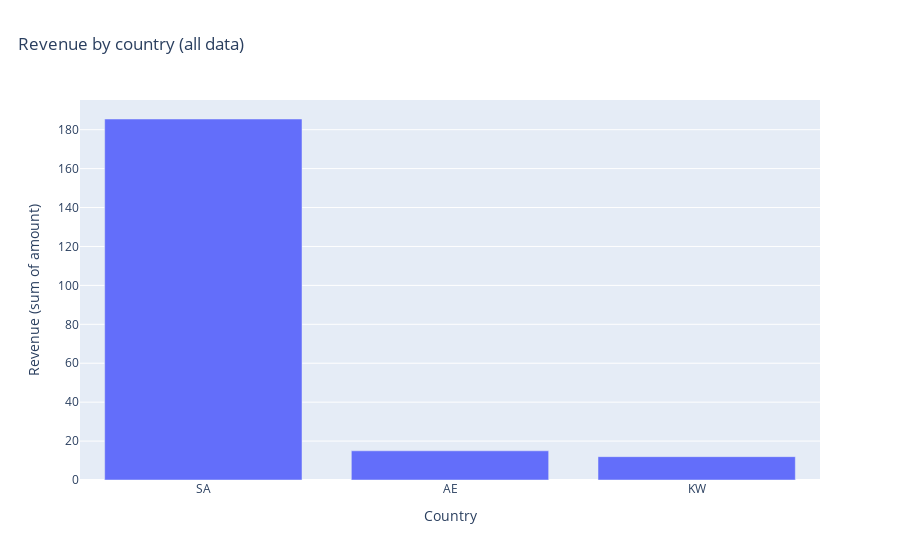

Notebook source saved alongside this figure:
### Code cell
##q1



fig = px.bar(
    rev,
    x="country",
    y="revenue",

    title="Revenue by country (all data)"
)

fig.update_layout(title={"x": 0.02})
fig.update_xaxes(title_text="Country")
fig.update_yaxes(title_text="Revenue (sum of amount)")

fig.show()
save_fig(fig, FIGS / "revenue_by_country.png")

### Figure 1 — Plotly figure (JSON) as saved in the notebook; plotly's stock layout.template omitted (floating-point values rounded to 4 significant figures)
{"data": [{"hovertemplate": "country=%{x}<br>revenue=%{y}<extra></extra>", "legendgroup": "", "marker": {"color": "#636efa", "pattern": {"shape": ""}}, "name": "", "orientation": "v", "showlegend": false, "textposition": "auto", "type": "bar", "x": ["SA", "AE", "KW"], "xaxis": "x", "y": [185.5, 15.0, 12.0], "yaxis": "y"}], "layout": {"barmode": "relative", "legend": {"tracegroupgap": 0}, "title": {"text": "Revenue by country (all data)", "x": 0.02}, "xaxis": {"anchor": "y", "domain": [0, 1], "title": {"text": "Country"}}, "yaxis": {"anchor": "x", "domain": [0, 1], "title": {"text": "Revenue (sum of amount)"}}}}
